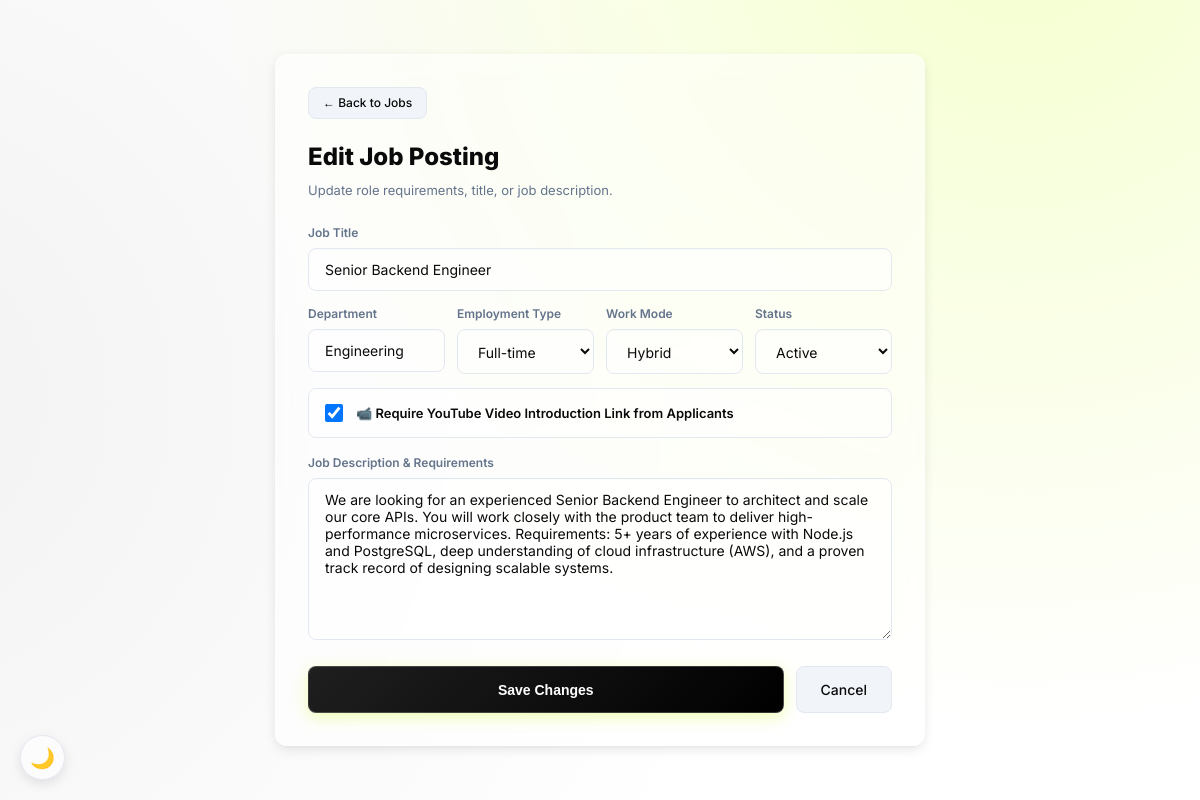
Page /edit_job.php?id=6 (signed in) on the committed database.
### tables this page shows
CREATE TABLE `jobs` (
  `id` int(11) NOT NULL,
  `job_title` varchar(255) NOT NULL,
  `department` varchar(255) DEFAULT NULL,
  `employment_type` varchar(100) DEFAULT NULL,
  `status` varchar(50) DEFAULT 'Active',
  `description` text DEFAULT NULL,
  `created_at` timestamp NOT NULL DEFAULT current_timestamp(),
  `employer_id` int(11) DEFAULT NULL,
  `work_mode` varchar(50) DEFAULT 'On-site',
  `require_video` tinyint(1) DEFAULT 0
);

### edit_job.php (the view, shortened to what this page needs)
<?php
require_once 'auth.php';
$job_id = $_GET['id'] ?? null;
$stmt = $pdo->prepare("SELECT * FROM jobs WHERE id = ? AND (employer_id = ? OR employer_id IS NULL)");
$stmt->execute([$job_id, $_SESSION['user_id']]);
$job = $stmt->fetch();
?>
<!DOCTYPE html>
<html lang="en">
<head>
    <link rel="stylesheet" href="style.css?v=<?php echo @filemtime(__DIR__.'/style.css'); ?>">
</head>
<body style="display:flex; align-items:center; justify-content:center; min-height:100vh; padding: 40px 20px;">
    <div class="panel" style="max-width:650px; width:100%;">
        <div style="margin-bottom:20px; display:flex; align-items:center; gap:12px;">
            <a href="job_dashboard.php" class="btn-secondary" style="padding:6px 14px; font-size:12px; text-decoration:none;">&larr; Back to Jobs</a>
        </div>
        <div style="font-size:24px; font-weight:800; color:var(--txt); margin-bottom:6px;">Edit Job Posting</div>
        <div style="font-size:13px; color:var(--mut); margin-bottom:24px;">Update role requirements, title, or job description.</div>
        <form method="POST">
            <div style="margin-bottom:14px;">
                <label style="display:block; font-size:12px; color:var(--mut); margin-bottom:6px; font-weight:600;">Job Title</label>
                <input type="text" name="job_title" value="<?= htmlspecialchars($job['job_title']) ?>" required>
            </div>
            <div style="display:grid; grid-template-columns:1fr 1fr 1fr 1fr; gap:12px; margin-bottom:14px;">
                <div>
                    <label style="display:block; font-size:12px; color:var(--mut); margin-bottom:6px; font-weight:600;">Department</label>
                    <input type="text" name="department" value="<?= htmlspecialchars($job['department']) ?>">
                </div>
                <div>
                    <label style="display:block; font-size:12px; color:var(--mut); margin-bottom:6px; font-weight:600;">Employment Type</label>
                    <select name="employment_type">
                        <option value="Full-time" <?= $job['employment_type'] === 'Full-time' ? 'selected' : '' ?>>Full-time</option>
                    </select>
                </div>
                <div>
                    <label style="display:block; font-size:12px; color:var(--mut); margin-bottom:6px; font-weight:600;">Work Mode</label>
                    <select name="work_mode">
                        <option value="Hybrid" <?= $job['work_mode'] === 'Hybrid' ? 'selected' : '' ?>>Hybrid</option>
                    </select>
                </div>
                <div>
                    <label style="display:block; font-size:12px; color:var(--mut); margin-bottom:6px; font-weight:600;">Status</label>
                    <select name="status">
                        <option value="Active" <?= $job['status'] === 'Active' ? 'selected' : '' ?>>Active</option>
                    </select>
                </div>
            </div>
            <div style="margin-bottom:16px; padding:12px; background:var(--surf); border:1px solid var(--bdr); border-radius:8px; display:flex; align-items:center; gap:10px;">
                <input type="checkbox" name="require_video" id="require_video" value="1" <?= !empty($job['require_video']) ? 'checked' : '' ?> style="width:18px; height:18px; cursor:pointer;">
                <label for="require_video" style="font-size:13px; font-weight:600; color:var(--txt); cursor:pointer;">
                    📹 Require YouTube Video Introduction Link from Applicants
                </label>
            </div>
            <div style="margin-bottom:20px;">
                <label style="display:block; font-size:12px; color:var(--mut); margin-bottom:6px; font-weight:600;">Job Description & Requirements</label>
                <textarea name="description" rows="8" placeholder="Enter full job details..." required><?= htmlspecialchars($job['description']) ?></textarea>
            </div>
            <div style="display:flex; gap:12px;">
                <button type="submit" class="btn-primary" style="padding:12px 24px; font-size:14px; flex:1;">Save Changes</button>
                <a href="job_dashboard.php" class="btn-secondary" style="padding:12px 24px; font-size:14px; text-decoration:none; text-align:center;">Cancel</a>
            </div>
        </form>
    </div>
</body>
</html>

### style.css (style rules this page uses)
:root { --bg: #FFFFFF; --bg-gradient: radial-gradient(circle at 85% -10%, rgba(217, 255, 79, 0.28) 0%, transparent 60%), radial-gradient(circle at -10% 50%, rgba(10, 10, 10, 0.05) 0%, transparent 65%), #FFFFFF; --surf: rgba(255, 255, 255, 0.55); --card: rgba(255, 255, 255, 0.6); --card-solid: #FFFFFF; --bdr: #E2E8F0; --acc: #6B8A00; --accD: #557000; --gold: #F59E0B; --grn: #10B981; --red: #EF4444; --org: #F97316; --pur: #4F3FF0; --txt: #0A0A0A; --mut: #64748B; --dim: #F1F5F9; --shadow-sm: 0 1px 2px 0 rgba(0, 0, 0, 0.05); --shadow-md: 0 4px 12px -1px rgba(0, 0, 0, 0.1), 0 2px 4px -1px rgba(0, 0, 0, 0.04); --shadow-lg: 0 10px 25px -3px rgba(0, 0, 0, 0.14), 0 4px 6px -2px rgba(0, 0, 0, 0.04); --radius: 12px; --grad-purple: linear-gradient(135deg, #1F1F1F 0%, #000000 100%); --grad-purple-light: linear-gradient(135deg, rgba(0, 0, 0, 0.08) 0%, rgba(0, 0, 0, 0.03) 100%); --lime: #D9FF4F; --glass-blur: blur(16px) saturate(140%); --glass-blur-sm: blur(8px) saturate(140%); --glass-border: 1px solid rgba(255, 255, 255, 0.35); }
body { margin: 0; background: var(--bg-gradient); background-attachment: fixed; color: var(--txt); font-family: 'Inter', system-ui, sans-serif; min-height: 100vh; transition: background 0.3s ease, color 0.3s ease; line-height: 1.5; position: relative; }
* { box-sizing: border-box; }
.panel { background: var(--card); border: var(--glass-border); border-radius: var(--radius); padding: 32px; box-shadow: var(--shadow-md); backdrop-filter: var(--glass-blur); -webkit-backdrop-filter: var(--glass-blur); transition: transform 0.2s ease, box-shadow 0.2s ease; position: relative; z-index: 1; }
.btn-primary { background: var(--grad-purple); border: 1px solid rgba(255, 255, 255, 0.2); border-radius: 8px; color: #fff; padding: 12px 24px; cursor: pointer; font-size: 15px; font-weight: 600; display: inline-flex; align-items: center; justify-content: center; text-decoration: none; width: 100%; box-shadow: 0 4px 16px 0 rgba(217, 255, 79, 0.45); transition: all 0.25s cubic-bezier(0.16, 1, 0.3, 1); }
.btn-secondary { background: var(--dim); border: 1px solid var(--bdr); border-radius: 8px; color: var(--txt); padding: 10px 20px; cursor: pointer; font-size: 14px; font-weight: 500; display: inline-block; text-decoration: none; transition: all 0.2s ease; }
input, select, textarea { width: 100%; background: var(--surf); border: 1px solid var(--bdr); border-radius: 8px; padding: 12px 16px; color: var(--txt); font-size: 14px; font-family: inherit; outline: none; box-sizing: border-box; transition: all 0.2s ease; box-shadow: inset 0 1px 2px rgba(0,0,0,0.02); }

### rows in the picture
jobs: job_title "Senior Backend Engineer", department "Engineering", employment_type "Full-time", work_mode "Hybrid", status "Active", require_video "☑", description "We are looking for an experienced Senior Backend Engineer to architect and scale our core APIs. You will work closely with the product team to deliver high-performance microservices. Requirements: 5+ years of experience with Node.js and PostgreSQL, deep understanding of cloud infrastructure (AWS), and a proven track record of designing scalable systems."
